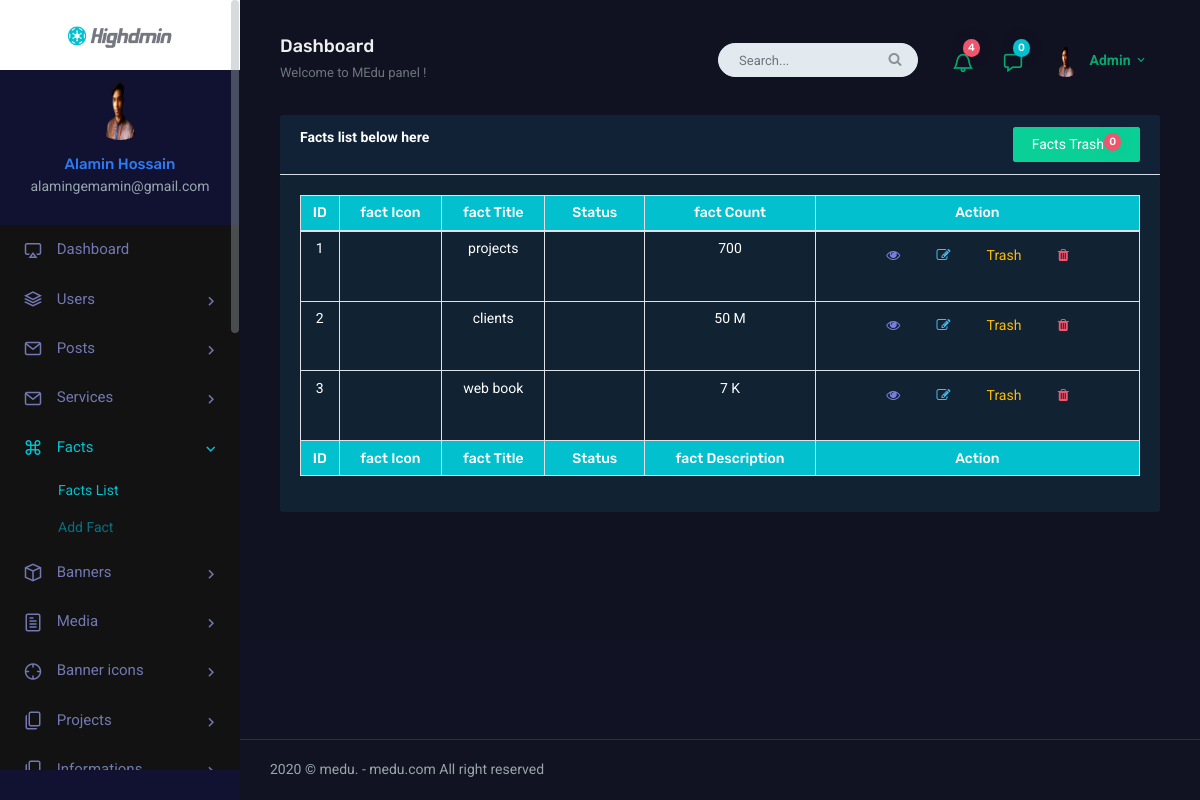
Page /dashboard/facts/fact-list.php (signed in) on the committed database.
### tables this page shows
CREATE TABLE `facts` (
  `id` int(11) NOT NULL,
  `fact_icon` varchar(30) NOT NULL,
  `fact_icon_color` varchar(10) NOT NULL DEFAULT '#8cc090',
  `fact_title` varchar(100) NOT NULL,
  `fact_count` varchar(30) NOT NULL,
  `status` int(11) NOT NULL DEFAULT 0,
  `deleted` tinyint(4) NOT NULL DEFAULT 0,
  `created_at` timestamp NOT NULL DEFAULT current_timestamp()
);

### dashboard/facts/fact-list.php (the view, shortened to what this page needs)
<?php
  include "../../includes/database.php";
  $sql   = "SELECT * FROM facts WHERE deleted='0' ORDER BY id DESC";
  $query = mysqli_query($connect,$sql);
?>
<?php require "../../includes/layouts/header.php"; ?>
                <div class="content">
                    <div class="container-fluid">
                        <div class="row">
                            <div class="col-md-12 text-white">
                                    <div class="text-white">
                                        <div class="card-header text-white clearfix" style="background: #112236">
                                          <?php
                                          $trash_sql   = "SELECT * FROM facts WHERE deleted='1' ORDER BY id DESC";
                                          $trash_query = mysqli_query($connect,$trash_sql);
                                          $trash_count = mysqli_num_rows($trash_query);
                                           ?>
                                          <b class="float-left">Facts list below here</b><a href="fact-trash-list.php" class="btn btn-success float-right"><span class="badge badge-danger badge-pill float-right"><?= $trash_count; ?></span><span>Facts Trash</span></a>
                                        </div>
                                        <div class="card-box text-white">
                                            <table class="table table-bordered  text-white table-sm text-center text-dark table-responsive-sm" id="table">
                                             <thead class="bg-custom text-white text-white">
                                                <tr>
                                                    <th>ID</th>
                                                    <th>fact Icon</th>
                                                    <th>fact Title</th>
                                                    <th>Status</th>
                                                    <th>fact Count</th>
                                                    <th>Action</th>
                                                </tr>
                                             </thead>
                                             <tbody class="text-white">
                                                <?php
                                                $i = 1;
                                                 while ($row = mysqli_fetch_assoc($query)) { ?>
                                                 <tr id="table_tr" class="<?= $row['status']==0 ? 'bg-secondary': '';?>">
                                                    <td><?= $i++; ?></td>
                                                    <td title="<?= $row['fact_icon']; ?>"><i class="<?= $row['fact_icon']; ?>" style="color:<?= $row['fact_icon_color']; ?>;"></i>
                                                    </td>
                                                    <td><?= $row['fact_title']; ?></td>
                                                    <td>
                                                        <?php
                                                         if ($row['status'] == 1) { ?>
                                                            <a href="fact-deactive.php?id=<?= $row['id']?>" class="btn" title="active"><i class="fas fa-toggle-on" style="font-size: 28px;"></i></a>
                                                         <?php }else { ?>
                                                           <a href="fact-active.php?id=<?= $row['id']?>" class="btn text-white" title="deactive"><i class="fas fa-toggle-off" style="font-size: 28px;"></i></a>
                                                         <?php  }
                                                        ?>
                                                    </td>
                                                    <td>
                                                    <?php
                                                        if ($row['fact_count'] > 1000 && $row['fact_count'] < 100000) {
                                                           echo ($row['fact_count'] / 1000)." K";
                                                        }elseif ($row['fact_count'] > 100000) {
                                                           echo ($row['fact_count'] / 100000) ." M";
                                                        }else{
                                                           echo $row['fact_count'];
                                                        }
                                                     ?>
                                                     </td>
                                                    <td>
                                                        <div class="btn-group">
                                                            <?php if ($_SESSION['user_role'] == 2 || $_SESSION['user_role'] == 1 || $_SESSION['user_role'] == 3) { ?>
                                                                <a href="fact-view.php?id=<?php echo $row['id'];?>" class="btn text-purple"><i class="fa fa-eye"></i>
                                                                </a>
                                                            <?php } ?>
                                                            <?php if ($_SESSION['user_role'] == 2 || $_SESSION['user_role'] == 1) { ?>
                                                                <a href="fact-edit.php?id=<?php echo $row['id'];?>" class="btn text-info"><i class="fa fa-edit"></i>
                                                                </a>
                                                            <?php } ?>
                                                            <?php if ($_SESSION['user_role'] == 1) { ?>
                                                              <a href="fact-trash.php?id=<?php echo $row['id'];?>" class="btn text-warning" onclick="return confirm('are your sure move to trash this fact ?')">Trash
                                                                </a>
                                                                <a href="fact-delete.php?id=<?php echo $row['id'];?>" class="btn text-danger" onclick="return confirm('are your sure delete this fact ?')" title="permanently delete"><i class="fa fa-trash"></i>
                                                                </a>
                                                            <?php } ?>
                                                        </div>
                                                    </td>
                                                </tr>
                                                <?php  } ?>
                                            </tbody>
                                            <tfoot class="bg-custom text-white">
                                                <tr>
                                                    <th>ID</th>
                                                    <th>fact Icon</th>
                                                    <th>fact Title</th>
                                                    <th>Status</th>
                                                    <th>fact Description</th>
                                                    <th>Action</th>
                                                </tr>
                                            </tfoot>
                                            </table>
                                        </div>
                                    </div>
                            </div>
                        </div>
                    </div>
                </div>
<?php require "../../includes/layouts/footer.php"; ?>

### rows in the picture
facts: fact_title "projects", fact_count "700"
facts: fact_title "clients", $row['fact_count']/100000 "50"
facts: fact_title "web book", $row['fact_count']/1000 "7"

### other values in the picture
$_SESSION['user_name'] "Alamin Hossain"
$_SESSION['user_email'] "alamingemamin@gmail.com"
$guest_unread_count "0"
$trash_count "0"
